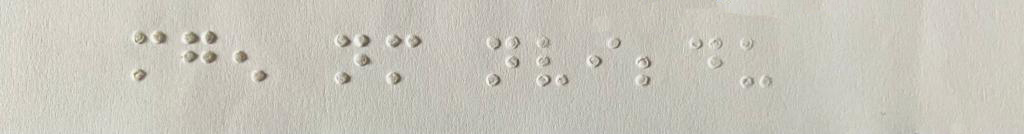
#> input picture TestingImages/MageNamaNavindu.jpeg, 1024 x 134 px
$ python newTesting.py   (older library calls are emulated)
#> lines starting #> are read from the running program, lines starting #| are printed output that depends on the picture
import numpy as np
import cv2

# This is just the transposition of your code in python
img      = cv2.imread('TestingImages/MageNamaNavindu.jpeg')
#> img is the input picture: shape (134, 1024, 3); mean B, G, R 187.3, 197.7, 200.2
gray     = cv2.cvtColor(img, cv2.COLOR_BGR2GRAY)
blur     = cv2.GaussianBlur(gray,(3,3),0)
thres    = cv2.adaptiveThreshold(blur,255,cv2.ADAPTIVE_THRESH_MEAN_C,cv2.THRESH_BINARY,5,4)
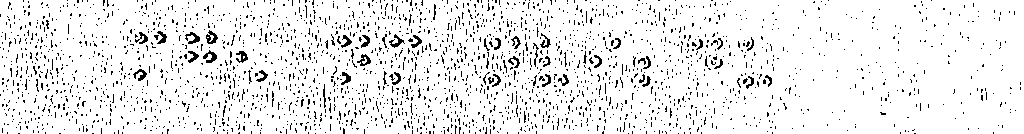
#> thres: shape (134, 1024); 92.4% white; black in thin lines or dots
blur2    = cv2.medianBlur(thres,3)
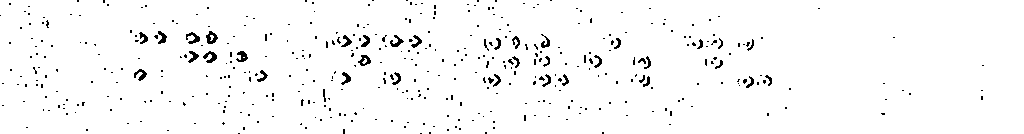
#> blur2: shape (134, 1024); 97.3% white; black in thin lines or dots
ret2,th2 = cv2.threshold(blur2,0,255,cv2.THRESH_BINARY+cv2.THRESH_OTSU)
#> ret2 = 0
blur3    = cv2.GaussianBlur(th2,(3,3),0)
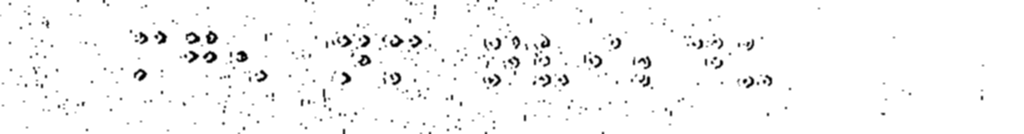
#> blur3: shape (134, 1024); min 0, max 255, mean 248.2
ret3,th3 = cv2.threshold(blur3,0,255,cv2.THRESH_BINARY+cv2.THRESH_OTSU)
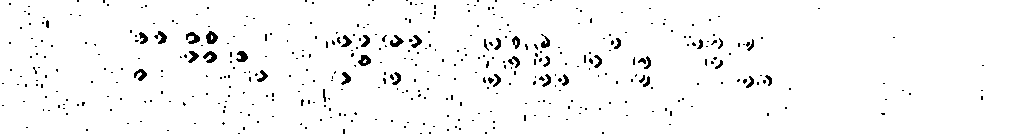
#> th3: shape (134, 1024); 97.1% white; black in thin lines or dots
#> ret3 = 159

# Find connected components and extract the mean height and width
output = cv2.connectedComponentsWithStats(255-th3, 6, cv2.CV_8U)
mean_h = np.mean(output[2][:,cv2.CC_STAT_HEIGHT])
#> mean_h = 3.38
mean_w = np.mean(output[2][:,cv2.CC_STAT_WIDTH])
#> mean_w = 5.17

# Find empty rows, defined as having less than mean_h/2 pixels
empty_rows = []
for i in range(th3.shape[0]):
  if np.sum(255-th3[i,:]) < mean_h/2.0:
    empty_rows.append(i)
#> after the loop, empty_rows = [125]

# Group rows by labels
d = np.ediff1d(empty_rows, to_begin=1)
#> d = [1]

good_rows   = []
good_labels = []
label       = 0

# 1: assign labels to each row
# based on whether they are following each other or not (i.e. diff >1)
for i in range(1,len(empty_rows)-1):
  if d[i+1] == 1:
    good_labels.append(label)
    good_rows.append(empty_rows[i])

  elif d[i] > 1 and d[i+1] > 1:
    label = good_labels[len(good_labels)-1] + 1
#> this loop made 0 passes
#> after the loop, good_labels = []; good_rows = []

# 2: find the mean row value associated with each label, and color that line in green in the original image
for i in range(label):
  frow = np.mean(np.asarray(good_rows)[np.where(np.asarray(good_labels) == i)])
  img[int(frow),:,1] = 255

# Display the image with the green rows
cv2.imshow('test',img)
cv2.waitKey(0)
